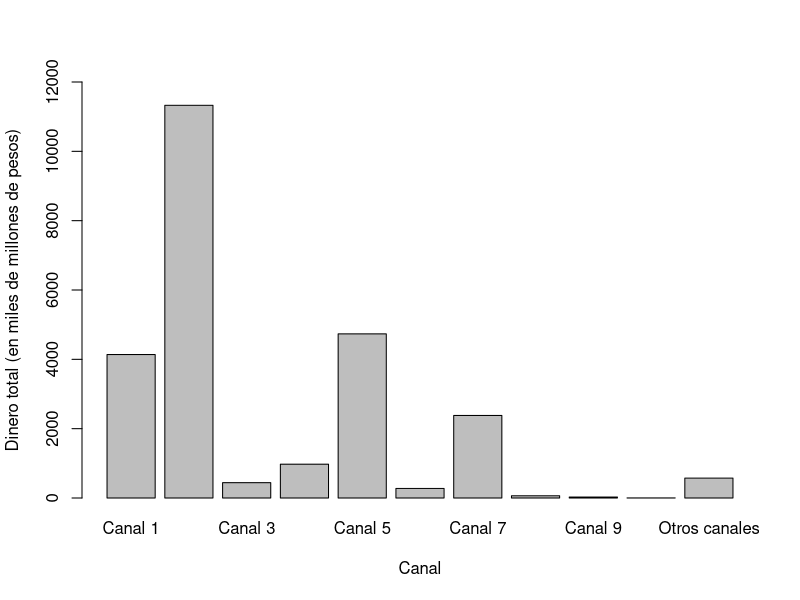
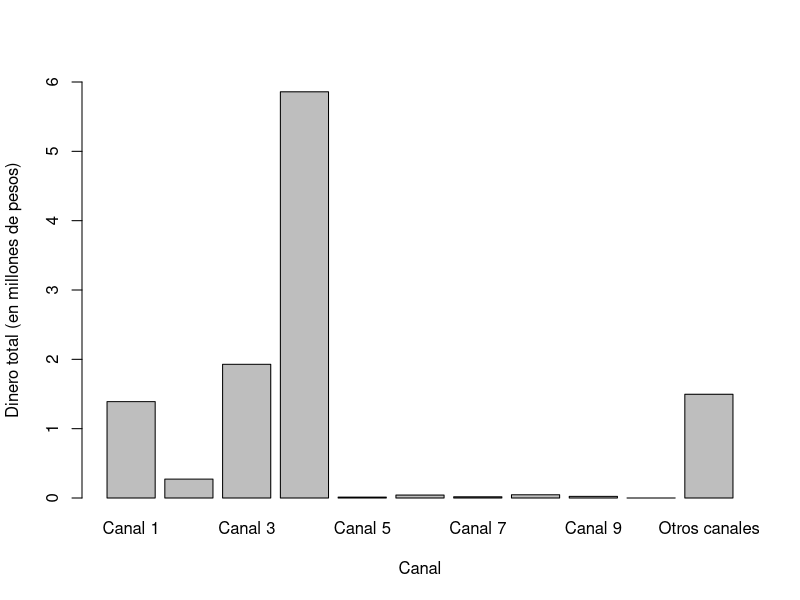
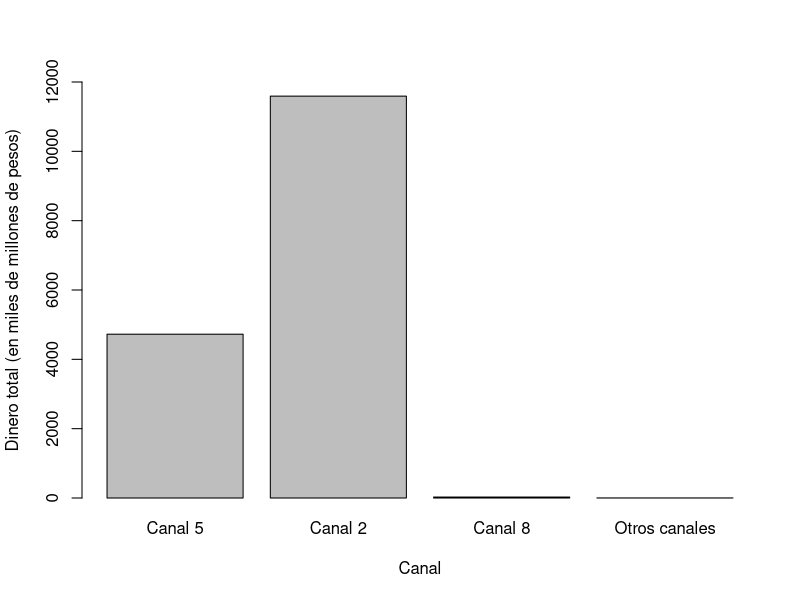

The R script that drew these images, in order:
## ---- chunk 1
library(tidyverse)
datos = read.csv("base_trabajo_segmentacion.csv", sep=";") 
datos = datos[!duplicated(datos$nit),]

## ---- chunk 2
verTablaResumenPorCategoria <- function(df, titulo, titulosColumnas)
{
  tablaResumen <- df[, order(colSums(df), decreasing = T)] %>%
                  colSums() %>% 
                  format(scientific = F, big.mark = ",") %>%
                  knitr::kable(caption = titulo, col.names = titulosColumnas )
  return(tablaResumen)
}

obtenerTotalPorCategoria <- function(df)
{
  totalPorCategoria <- colSums(df)
  return(totalPorCategoria)
}

obtenerTotalPorCategoriaEnPorcentajes <- function(df)
{
  total <- obtenerTotalPorCategoria(df)
  totalPorCategoriaEnPorcentaje <- total/sum(total) * 100
  return(totalPorCategoriaEnPorcentaje)
}


crearAnalisisDescriptivoDeTickets <- function () 
{
  return(0)
}
## ---- chunk 3
valorPromedioTicketEntrada <-  datos[grep("en_vm.*", names(datos))] %>% 
                               setNames(c("Canal 1",
                                          "Canal 2",
                                          "Canal 3",
                                          "Canal 4",
                                          "Canal 5",
                                          "Canal 6",
                                          "Canal 7",
                                          "Canal 8",
                                          "Canal 9",
                                          "Canal 10",
                                          "Otros canales"))
## ---- chunk 4
tablaResumenTicketPromedioDeEntrada <- verTablaResumenPorCategoria(valorPromedioTicketEntrada, "Valor promedio del ticket de entrada por canal", c("ValorTotalPorCanales"))
tablaResumenTicketPromedioDeEntrada
## ---- chunk 5
totalPorCategoria <- obtenerTotalPorCategoria(valorPromedioTicketEntrada)
totalPorCategoriaPorMilesDeMillones <- totalPorCategoria/1000000000
barplot(totalPorCategoriaPorMilesDeMillones, ylim=c(0,12000),
        xlab="Canal", ylab="Dinero total (en miles de millones de pesos)") 
## ---- chunk 6
#Total por porcentaje en cada canal
knitr::kable(obtenerTotalPorCategoriaEnPorcentajes(valorPromedioTicketEntrada), caption="Porcentaje de ingresos por canal", col.names="Porcentaje por canal")
## ---- chunk 7
clientesConTicketsDeEntradaMasValiosos <- datos[grep("nit|en_vm.*", names(datos))]  %>%  mutate(total = rowSums(select(.,contains("en_vm")))) %>% arrange(desc(total)) %>% mutate(totalPorcentaje= total/sum(total)*100) %>% head(n=300) 
sum(clientesConTicketsDeEntradaMasValiosos$totalPorcentaje)
clientesConTicketsDeEntradaMasValiosos
## ---- chunk 8
mejoresClientes <- inner_join(datos, clientesConTicketsDeEntradaMasValiosos, by=c("nit" = "nit"))
mejoresClientes
## ---- chunk 9
table(mejoresClientes$ciclo_financiero)
## ---- chunk 10
transaccionesPromedioPorCanal <-  datos[grep("en_tx.*", names(datos))] %>% 
                               setNames(c("Canal 1","Canal 2",
                                          "Canal 3","Canal 4",
                                          "Canal 5","Canal 6",
                                          "Canal 7","Canal 8",
                                          "Canal 9","Canal 10",
                                          "Otros canales"))
## ---- chunk 11
tablaResumenTicketPromedioDeEntrada <- verTablaResumenPorCategoria(transaccionesPromedioPorCanal, "Transacciones promedio de entrada por canal", c("Valor total por canal"))
tablaResumenTicketPromedioDeEntrada
## ---- chunk 12
totalDeTransaccionesPorCanal <- obtenerTotalPorCategoria(transaccionesPromedioPorCanal)
totalDeTransaccionesPorCanalEnMillonesDePesos <- totalDeTransaccionesPorCanal/1000000
barplot(totalDeTransaccionesPorCanalEnMillonesDePesos, ylim=c(0,6),
        xlab="Canal", ylab="Dinero total (en millones de pesos)") 
## ---- chunk 13
knitr::kable(obtenerTotalPorCategoriaEnPorcentajes(transaccionesPromedioPorCanal), caption="Porcentaje de transacciones por canal", col.names="Porcentaje por canal")
## ---- chunk 14
clientesConTransaccionesDeEntradaMasValiosos <- datos[grep("nit|en_tx.*", names(datos))]  %>%  mutate(total = rowSums(select(.,contains("en_tx")))) %>% arrange(desc(total)) %>% mutate(totalPorcentaje= total/sum(total)*100 ) %>% head(n=50) 
sum(clientesConTransaccionesDeEntradaMasValiosos$totalPorcentaje)
clientesConTransaccionesDeEntradaMasValiosos
## ---- chunk 15
mejoresTransacciones <- inner_join(datos, clientesConTransaccionesDeEntradaMasValiosos, by=c("nit" = "nit"))
mejoresTransacciones
## ---- chunk 16
table(mejoresTransacciones$ciclo_financiero)
## ---- chunk 17
transaccionesPromedioDeSalida <-  datos[grep("sal_vm.*", names(datos))] %>% 
                               setNames(c("Canal 5","Canal 2",
                                          "Canal 8","Otros canales"))
transaccionesPromedioDeSalida
## ---- chunk 18
tablaResumenTransaccionesDeSalida <- verTablaResumenPorCategoria(transaccionesPromedioDeSalida, "Valor promedio del ticket de salida por canal", c("ValorTotalPorCanales"))
tablaResumenTransaccionesDeSalida
## ---- chunk 19
totalTransaccionesDeSalida <- obtenerTotalPorCategoria(transaccionesPromedioDeSalida)
totalTransaccionesDeSalidaPorMilesDeMillones <- totalTransaccionesDeSalida/1000000000
barplot(totalTransaccionesDeSalidaPorMilesDeMillones, ylim=c(0,12000),
        xlab="Canal", ylab="Dinero total (en miles de millones de pesos)") 
## ---- chunk 20
knitr::kable(obtenerTotalPorCategoriaEnPorcentajes(transaccionesPromedioDeSalida), caption="Porcentaje de ingresos por canal", col.names="Porcentaje por canal")
